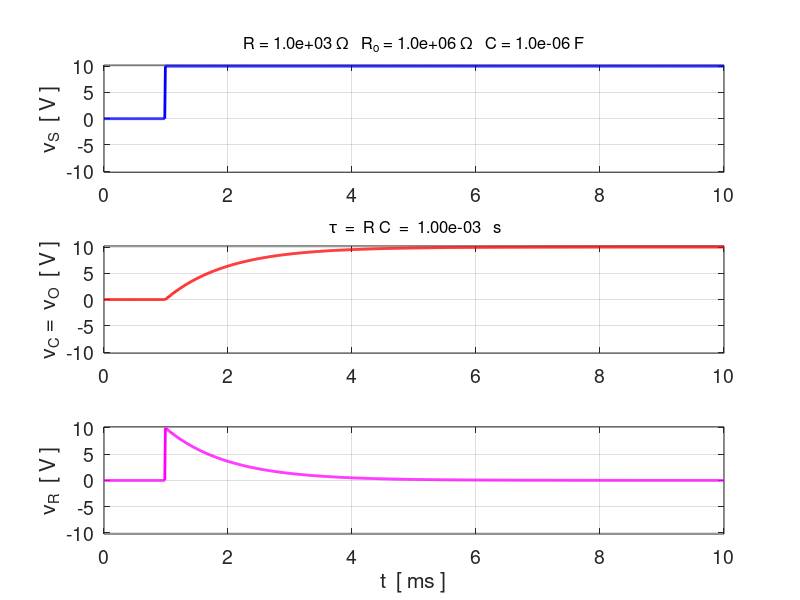
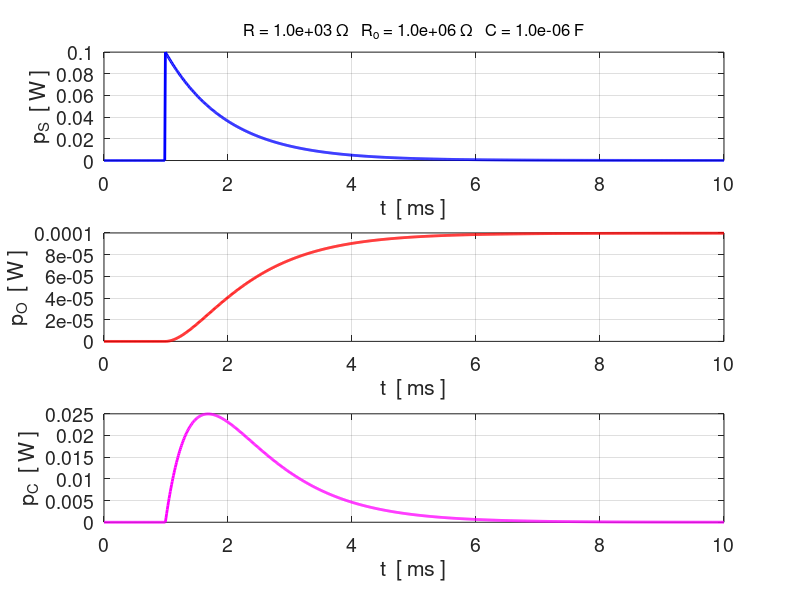
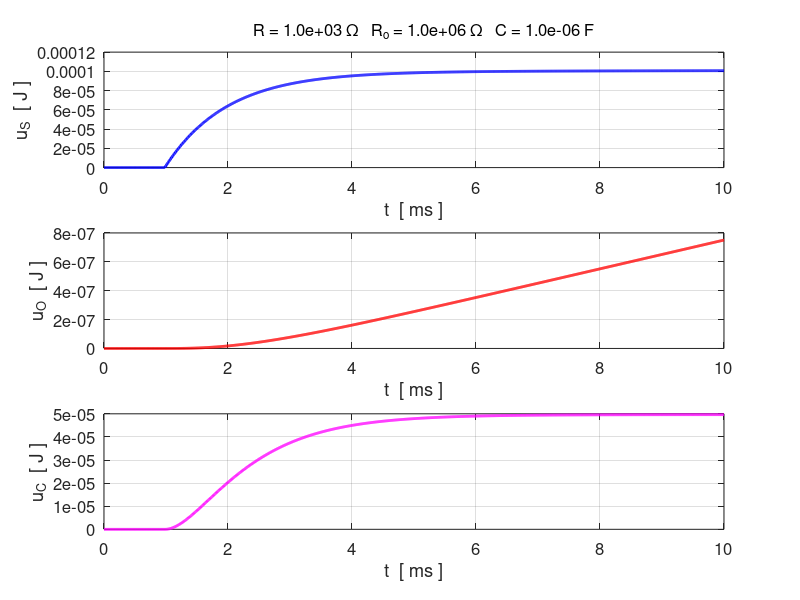

MATLAB code for these plots, in order: (Note: this script raises an error after producing the figures.)
%CN03.m

% RC FILTER CIRCUIT
% Finite Difference Method for RC circuit anlysis

% Ian Cooper
% email: ian.cooper@sydney.edu.au
% School of Physics, University of Sydney
 
% DOING PHYSICS WITH MATLAB 
%    https://d-arora.github.io/Doing-Physics-With-Matlab/
% 180121

clear all
close all
clc

% INPUTS: S.I. UNITS ====================================================
  R  = 1.0e3;    % [1e3]
  RO = 1.0e6;    % [1e6]
  C  = 1e-6;     % [1e-6]
   
  VS = 10;       % [10]
  

% =======================================================================  
% INPUTS: select voltage source
   flagV = 1; 
%  ======================================================================   

% Time constant and time step
   tau = R*C;
   dt = tau/100;
   
   switch flagV
    case 1  % step function  off to on
       % step height  [10]
         VS = 10;              
       % max time interval  [10e-3] 
         tMax = 10e-3;        
       % percentage off time  [10]
         pOFF = 10;         
                
         t = 0:dt:tMax;
         N = length(t);
         nOFF = round(N*pOFF/100);
         vS = zeros(1,N);
         vS(nOFF:end) = VS;
     
    case 2  % step function  on to off
       % step height  [10]
         VS = 10;              
       % max time interval  [10e-3] 
         tMax = 10e-3;        
       % percentage on time  [50]
         pON = 50;         
       
         t = 0:dt:tMax;
         N = length(t);
         nON = round(N*pON/100);
         vS = zeros(1,N);
         vS(1:nON) = VS;
         
    case 3    % pulses ON / OFF
      % pulse height  [10]
         VS = 10;              
       % max time interval  [10e-3] 
         tMax = 10e-3;        
       % percentage off time  [10]
         pOFF = 50;         
       % Number of periods     [3]
         nT = 3;
       
       % Calculations  
         t = 0:dt:tMax;
         N = length(t);  
                  numT = round(N/nT-0.5);
         nON = round(numT*pOFF/100);
         nOFF = numT-nON;
         vS = zeros(1,N);
         for c = 1 : nT
           vS(nOFF + numT*(c-1) : nOFF + numT*(c-1)+nON) = VS;
         end

    case 4     % sinusoidal input
       f = 10;
       w = 2*pi*f;
       T = 1/f;
       nT = 5; 
       tMax = nT*T;
       t = 0:dt:tMax;
       N = length(t);
       vS = VS .* sin(w*t);
       
       fc = (1/(2*pi))* (R + RO)/(R*RO*C);    % cut-off frequency
       
     case 5     % sinusoidal input - rectified
       dt = tau/500;
       f = 200;
       w = 2*pi*f;
       T = 1/f;
       nT = 8;
       tMax = nT*T;
       t = 0:dt:tMax;
       N = length(t);
       vS = abs(VS .* sin(w*t));

     case 6     % Input: superposition of sinusoidal signals
       f = 100;
       w = 2*pi*f;
       T = 1/f;
       nT = 3;
       tMax = nT*T;
       t = 0:dt:tMax;
       N = length(t);
       vS = VS .* sin(w*t) + (0.25*VS) .* sin(20*w*t);

   end
  
   
% CALCULATIONS ==========================================================  
  
%  Initialise values 
  vR = zeros(1,N);
  vC = zeros(1,N);
  iR = zeros(1,N);
  iRO = zeros(1,N);
  iC = zeros(1,N);
  qC = zeros(1,N);
  
%  Time Step #1
   vR(1)  = vS(1);
   vC(1)  = 0;            % assume capacitor initially uncharged
   iR(1)  = vR(1)/R;
   iC(1)  = iR(1);
   iRO(1) = 0;

   k = dt/C;
% Time Steps #2 to #N
  for c = 2 : N
    vC(c)  = vC(c-1) + k*iC(c-1);
    vR(c)  = vS(c) - vC(c);
    iR(c)  = vR(c)/R;
    iRO(c) = vC(c)/RO;
    iC(c)  = iR(c) - iRO(c);
    qC(c)   = qC(c-1) + iC(c-1)*dt;
  end
 
% Peak values 
  VS  = max(vS);
  VR  = max(vR);
  IR  = max(iR);
  VC  = max(vC);
  IC  = max(iC);
  IRO =  max(iRO);

  % Powers and energy
     iS = iR;
     pS = vS .* iS;
     pO = vC .* iRO;
     pC = vC .* iC;
     uS = zeros(1,N); uO = zeros(1,N); uC = zeros(1,N);
     for c = 2 : N
         uS(c) = uS(c-1) + pS(c)*dt;
         uO(c) = uO(c-1) + pO(c)*dt;
         uC(c) = uC(c-1) + pC(c)*dt;
     end
     

% =====================================================================
%   DISPLAY RESULTS
% =====================================================================
     disp('Circuit Elements  ') 
     fprintf(' Resistance  R =  %3.2f   ohms \n',R);
     fprintf(' Rutput resistance  Ro =  %3.2f  ohms  \n',RO);
     fprintf(' Capacitance  C  = %3.2e  F  \n',C);
     disp('  ');
     fprintf(' Time constant  tau  =  %3.2e s  \n',tau);
     fprintf(' time step      dt   =  %3.2e s  \n',dt);
     fprintf('          tau / dt   =  %3.2f    \n',tau/dt);
     if flagV == 4
        fprintf('  fS   =  %3.2f    \n',f);
        fprintf('  fC   =  %3.2f    \n',fc);
        fprintf('  Av   =  %3.2f    \n',max(vC)/max(vS));
     end
     
     
     % ======================================================================
% GRAPHICS
% ======================================================================

figure(1)    
   FS = 14;
   pos = [0.07 0.05 0.28 0.72];
   set(gcf,'Units','normalized');
   set(gcf,'Position',pos);
   set(gcf,'color','w'); 
   
   subplot(3,1,1)
     xP = 1e3.*t; yP = vS;
     plot(xP,yP,'b','linewidth',2');
     grid on
     %xlabel('t  [ ms ]');
     ylabel('v_S  [ V ]');
     
     tm1 = 'R = ';
     tm2 = num2str(R, '%3.1e');
     tm3 = ' \Omega   R_o = ';
     tm4 = num2str(RO, '%3.1e');
     tm5 = ' \Omega   C = ';
     tm6 = num2str(C, '%3.1e');
     tm7 = ' F';
     tm = [tm1 tm2 tm3 tm4 tm5 tm6 tm7];
     
         
     set(gca,'fontsize',FS);
     set(gca,'xLim',[0 1e3*max(t)]);
     set(gca,'yLim',[-VS-0.2 VS+0.2]);
     title(tm,'fontweight','normal','fontsize',12);
     set(gca,'yTick',-10:5:10);
     
   subplot(3,1,2)
     xP = 1e3.*t; yP = vC;
     plot(xP,yP,'r','linewidth',2');
     grid on
     %xlabel('t  [ ms ]');
     ylabel('v_C =  v_O  [ V ]');
     set(gca,'fontsize',FS);
     set(gca,'xLim',[0 1e3*max(t)]); 
     set(gca,'yLim',[-VS-0.2 VS+0.2]);
     set(gca,'yTick',-10:5:10);
     tm1 = ' \tau  =  R C  =  ';
     tm2 = num2str(tau, '%3.2e');
     tm3 = '   s';
     tmx = [tm1 tm2 tm3];
     title(tmx,'fontweight','normal','fontsize',12)
     
   subplot(3,1,3)
     xP = 1e3.*t; yP = vR;
     plot(xP,yP,'m','linewidth',2');
     grid on
     xlabel('t  [ ms ]');
     ylabel('v_R  [ V ]');
     set(gca,'fontsize',FS);
     set(gca,'xLim',[0 1e3*max(t)]);
     set(gca,'yLim',[-VS-0.2 VS+0.2]);
     set(gca,'yTick',-10:5:10);
   
figure(2)    
   FS = 14;
   pos = [0.37 0.05 0.28 0.72];
   set(gcf,'Units','normalized');
   set(gcf,'Position',pos);
   set(gcf,'color','w'); 
   
  subplot(3,1,1)
     xP = 1e3.*t; yP = pS;
     plot(xP,yP,'b','linewidth',2');
     grid on
     xlabel('t  [ ms ]');
     ylabel('p_S  [ W ]');
      
     tm1 = 'R = ';
     tm2 = num2str(R, '%3.1e');
     tm3 = ' \Omega   R_o = ';
     tm4 = num2str(RO, '%3.1e');
     tm5 = ' \Omega   C = ';
     tm6 = num2str(C, '%3.1e');
     tm7 = ' F';
     tm = [tm1 tm2 tm3 tm4 tm5 tm6 tm7];
     set(gca,'fontsize',FS);
     set(gca,'xLim',[0 1e3*max(t)]);
     title(tm,'fontweight','normal','fontsize',12);
          
     subplot(3,1,2)
     xP = 1e3.*t; yP = pO;
     plot(xP,yP,'r','linewidth',2');
     grid on
     xlabel('t  [ ms ]');
     ylabel('p_O  [ W ]');
     set(gca,'fontsize',FS);
     set(gca,'xLim',[0 1e3*max(t)]); 
     
     subplot(3,1,3)
     xP = 1e3.*t; yP = pC;
     plot(xP,yP,'m','linewidth',2');
     grid on
     xlabel('t  [ ms ]');
     ylabel('p_C  [ W ]');
     set(gca,'fontsize',FS);
     set(gca,'xLim',[0 1e3*max(t)])
  

  figure(3)    
   FS = 12;
   pos = [0.67 0.05 0.28 0.72];
   set(gcf,'Units','normalized');
   set(gcf,'Position',pos);
   set(gcf,'color','w'); 
   
  subplot(3,1,1)
     xP = 1e3.*t; yP = uS;
     plot(xP,yP,'b','linewidth',2');
     grid on
     xlabel('t  [ ms ]');
     ylabel('u_S  [ J ]');
      
     tm1 = '      R = ';
     tm2 = num2str(R, '%3.1e');
     tm3 = ' \Omega   R_o = ';
     tm4 = num2str(RO, '%3.1e');
     tm5 = ' \Omega   C = ';
     tm6 = num2str(C, '%3.1e');
     tm7 = ' F ';
     tm = [tm1 tm2 tm3 tm4 tm5 tm6 tm7];
     set(gca,'fontsize',FS);
     set(gca,'xLim',[0 1e3*max(t)]);
     title(tm,'fontweight','normal','fontsize',12);
     
     subplot(3,1,2)
     xP = 1e3.*t; yP = uO;
     plot(xP,yP,'r','linewidth',2');
     grid on
     xlabel('t  [ ms ]');
     ylabel('u_O  [ J ]');
     set(gca,'fontsize',FS);
     set(gca,'xLim',[0 1e3*max(t)]); 
     
     subplot(3,1,3)
     xP = 1e3.*t; yP = uC;
     plot(xP,yP,'m','linewidth',2');
     grid on
     xlabel('t  [ ms ]');
     ylabel('u_C  [ J ]');
     set(gca,'fontsize',FS);
     set(gca,'xLim',[0 1e3*max(t)])

  
 figure(4)
   FS = 14;
   pos = [0.50 0.05 0.28 0.32];
   set(gcf,'Units','normalized');
   set(gcf,'Position',pos);
   set(gcf,'color','w'); 
      
   yyaxis left 
   xP = 1e3.*t; yP = 1e3.*iC;
   plot(xP,yP,'b','linewidth',2');
   grid on
   xlabel('time  t  [ms]');
   ylabel('i_C  [ mA ]');
   tm1 = '      R = ';
     tm2 = num2str(R, '%3.1e');
     tm3 = ' \Omega   R_o = ';
     tm4 = num2str(RO, '%3.1e');
     tm5 = ' \Omega   C = ';
     tm6 = num2str(C, '%3.1e');
     tm7 = ' F ';
     tm = [tm1 tm2 tm3 tm4 tm5 tm6 tm7];
   
     ax = gca;
     ax.YAxis(1).Color = 'b';
     set(gca,'fontsize',FS);
     set(gca,'xLim',[0 1e3*max(t)]);
     title(tm,'fontweight','normal','fontsize',12);
     yyaxis right
     xP = 1e3.*t; yP = qC;
     plot(xP,yP,'m','linewidth',2');
     ylabel('q_C  [ C ]');
     ax.YAxis(2).Color = 'm';
   
  
   
  
